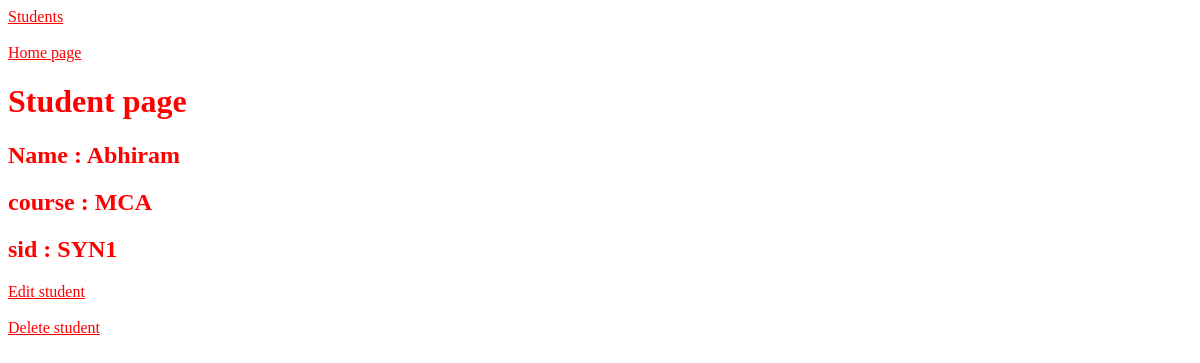
Before: /student/1/ (signed in) with the older database file.
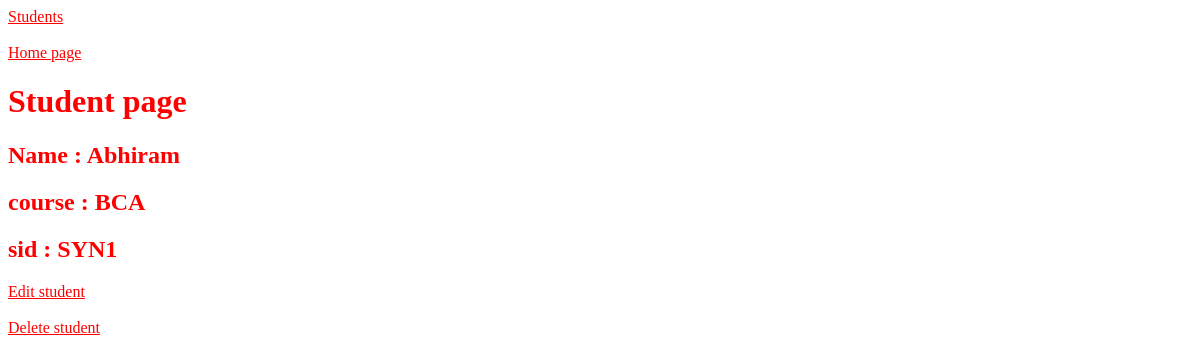
After: the same page with the newer database file.
### app/models.py (models this page shows, shortened)
class Student(models.Model):
    name = models.CharField(max_length=25)
    course = models.ForeignKey(Course,on_delete=models.CASCADE)
    sid = models.CharField(unique=True)

class Course(models.Model):
    name = models.CharField(max_length=25)

### app/views.py (the view)
# urls.py: path('student/<int:id>/',views.get_student,name="get_student"),
@login_required
def get_student(request,id):
    student = Student.objects.get(id=id)
    return render(request,'pages/student.html',{"student":student})

### templates/pages/student.html (shortened to what this page needs)
{% load static %}
<!DOCTYPE html>
<html lang="en">
<head>
    <link rel="stylesheet" href="{% static 'css/student.css' %}">
</head>
<body>
    <a href="/students">Students</a> <br> <br>
    <a href="../../">Home page</a>
    <h1>Student page</h1>
    <h2>Name : {{student.name}}</h2>
    <h2>course : {{student.course.name}}</h2>
    <h2>sid : {{student.sid}}</h2>
    <a href="/edit/{{student.id}}">Edit student</a><br><br>
    <a href="/delete/{{student.id}}">Delete student</a>
</body>
</html>

Changed rows visible on the page:
changed Student "Abhiram": course.name "MCA" → "BCA"
